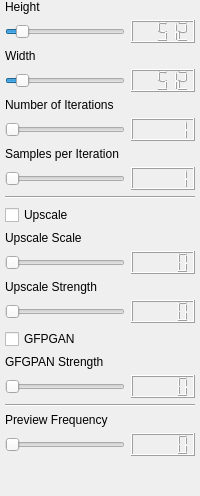
             <widget class="QWidget" name="Image">
              <attribute name="title">
               <string>Image</string>
              </attribute>
              <layout class="QVBoxLayout" name="verticalLayout_8">
               <property name="leftMargin">
                <number>0</number>
               </property>
               <property name="topMargin">
                <number>0</number>
               </property>
               <property name="rightMargin">
                <number>0</number>
               </property>
               <property name="bottomMargin">
                <number>0</number>
               </property>
               <item>
                <layout class="QGridLayout" name="gridLayout_3">
                 <property name="leftMargin">
                  <number>5</number>
                 </property>
                 <property name="rightMargin">
                  <number>5</number>
                 </property>
                 <item row="25" column="0">
                  <widget class="QLabel" name="label_32">
                   <property name="text">
                    <string>Preview Frequency</string>
                   </property>
                  </widget>
                 </item>
                 <item row="2" column="0">
                  <widget class="QSlider" name="imageHeight">
                   <property name="minimum">
                    <number>256</number>
                   </property>
                   <property name="maximum">
                    <number>3072</number>
                   </property>
                   <property name="singleStep">
                    <number>64</number>
                   </property>
                   <property name="pageStep">
                    <number>64</number>
                   </property>
                   <property name="value">
                    <number>512</number>
                   </property>
                   <property name="orientation">
                    <enum>Qt::Horizontal</enum>
                   </property>
                   <property name="tickInterval">
                    <number>0</number>
                   </property>
                  </widget>
                 </item>
                 <item row="20" column="0">
                  <widget class="QCheckBox" name="useGfpgan">
                   <property name="text">
                    <string>GFPGAN</string>
                   </property>
                  </widget>
                 </item>
                 <item row="4" column="0">
                  <widget class="QSlider" name="imageWidth">
                   <property name="minimum">
                    <number>256</number>
                   </property>
                   <property name="maximum">
                    <number>3072</number>
                   </property>
                   <property name="singleStep">
                    <number>64</number>
                   </property>
                   <property name="pageStep">
                    <number>64</number>
                   </property>
                   <property name="value">
                    <number>512</number>
                   </property>
                   <property name="orientation">
                    <enum>Qt::Horizontal</enum>
                   </property>
                  </widget>
                 </item>
                 <item row="3" column="0">
                  <widget class="QLabel" name="label_36">
                   <property name="text">
                    <string>Width</string>
                   </property>
                  </widget>
                 </item>
                 <item row="8" column="0">
                  <widget class="QSlider" name="batchSize">
                   <property name="minimum">
                    <number>1</number>
                   </property>
                   <property name="maximum">
                    <number>200</number>
                   </property>
                   <property name="pageStep">
                    <number>1</number>
                   </property>
                   <property name="value">
                    <number>1</number>
                   </property>
                   <property name="orientation">
                    <enum>Qt::Horizontal</enum>
                   </property>
                  </widget>
                 </item>
                 <item row="16" column="0">
                  <widget class="QSlider" name="upscaleScale">
                   <property name="minimum">
                    <number>1</number>
                   </property>
                   <property name="maximum">
                    <number>8</number>
                   </property>
                   <property name="pageStep">
                    <number>1</number>
                   </property>
                   <property name="orientation">
                    <enum>Qt::Horizontal</enum>
                   </property>
                  </widget>
                 </item>
                 <item row="28" column="1">
                  <spacer name="verticalSpacer_4">
                   <property name="orientation">
                    <enum>Qt::Vertical</enum>
                   </property>
                   <property name="sizeHint" stdset="0">
                    <size>
                     <width>20</width>
                     <height>40</height>
                    </size>
                   </property>
                  </spacer>
                 </item>
                 <item row="10" column="1">
                  <widget class="QLCDNumber" name="samplesNumber">
                   <property name="intValue" stdset="0">
                    <number>1</number>
                   </property>
                  </widget>
                 </item>
                 <item row="6" column="0">
                  <widget class="QLabel" name="label_37">
                   <property name="text">
                    <string>Number of Iterations</string>
                   </property>
                  </widget>
                 </item>
                 <item row="23" column="0">
                  <widget class="QSlider" name="gfpganStrength">
                   <property name="minimum">
                    <number>0</number>
                   </property>
                   <property name="maximum">
                    <number>10</number>
                   </property>
                   <property name="pageStep">
                    <number>1</number>
                   </property>
                   <property name="value">
                    <number>0</number>
                   </property>
                   <property name="orientation">
                    <enum>Qt::Horizontal</enum>
                   </property>
                  </widget>
                 </item>
                 <item row="16" column="1">
                  <widget class="QLCDNumber" name="upscaleScaleNumber"/>
                 </item>
                 <item row="12" column="0" colspan="2">
                  <widget class="Line" name="line">
                   <property name="orientation">
                    <enum>Qt::Horizontal</enum>
                   </property>
                  </widget>
                 </item>
                 <item row="10" column="0">
                  <widget class="QSlider" name="samples">
                   <property name="minimum">
                    <number>1</number>
                   </property>
                   <property name="maximum">
                    <number>1500</number>
                   </property>
                   <property name="pageStep">
                    <number>1</number>
                   </property>
                   <property name="value">
                    <number>1</number>
                   </property>
                   <property name="orientation">
                    <enum>Qt::Horizontal</enum>
                   </property>
                  </widget>
                 </item>
                 <item row="4" column="1">
                  <widget class="QLCDNumber" name="widthNumber">
                   <property name="intValue" stdset="0">
                    <number>512</number>
                   </property>
                  </widget>
                 </item>
                 <item row="23" column="1">
                  <widget class="QLCDNumber" name="gfpganStrengthNumber"/>
                 </item>
                 <item row="18" column="0">
                  <widget class="QSlider" name="upscaleStrength">
                   <property name="minimum">
                    <number>1</number>
                   </property>
                   <property name="maximum">
                    <number>8</number>
                   </property>
                   <property name="pageStep">
                    <number>1</number>
                   </property>
                   <property name="orientation">
                    <enum>Qt::Horizontal</enum>
                   </property>
                  </widget>
                 </item>
                 <item row="24" column="0" colspan="2">
                  <widget class="Line" name="line_3">
                   <property name="orientation">
                    <enum>Qt::Horizontal</enum>
                   </property>
                  </widget>
                 </item>
                 <item row="26" column="1">
                  <widget class="QLCDNumber" name="previewFreqNumber"/>
                 </item>
                 <item row="17" column="0">
                  <widget class="QLabel" name="label_31">
                   <property name="text">
                    <string>Upscale Strength</string>
                   </property>
                  </widget>
                 </item>
                 <item row="2" column="1">
                  <widget class="QLCDNumber" name="heightNumber">
                   <property name="intValue" stdset="0">
                    <number>512</number>
                   </property>
                  </widget>
                 </item>
                 <item row="21" column="0">
                  <widget class="QLabel" name="label_15">
                   <property name="text">
                    <string>GFGPAN Strength</string>
                   </property>
                  </widget>
                 </item>
                 <item row="26" column="0">
                  <widget class="QSlider" name="previewFreq">
                   <property name="minimum">
                    <number>1</number>
                   </property>
                   <property name="maximum">
                    <number>25</number>
                   </property>
                   <property name="pageStep">
                    <number>1</number>
                   </property>
                   <property name="orientation">
                    <enum>Qt::Horizontal</enum>
                   </property>
                  </widget>
                 </item>
                 <item row="14" column="0">
                  <widget class="QLabel" name="label_34">
                   <property name="text">
                    <string>Upscale Scale</string>
                   </property>
                  </widget>
                 </item>
                 <item row="13" column="0">
                  <widget class="QCheckBox" name="upScale">
                   <property name="text">
                    <string>Upscale</string>
                   </property>
                  </widget>
                 </item>
                 <item row="8" column="1">
                  <widget class="QLCDNumber" name="batchSizeNumber">
                   <property name="intValue" stdset="0">
                    <number>1</number>
                   </property>
                  </widget>
                 </item>
                 <item row="9" column="0">
                  <widget class="QLabel" name="label_33">
                   <property name="text">
                    <string>Samples per Iteration</string>
                   </property>
                  </widget>
                 </item>
                 <item row="18" column="1">
                  <widget class="QLCDNumber" name="upscaleStrengthNumber"/>
                 </item>
                 <item row="0" column="0">
                  <widget class="QLabel" name="label_35">
                   <property name="text">
                    <string>Height</string>
                   </property>
                  </widget>
                 </item>
                </layout>
               </item>
              </layout>
             </widget>
